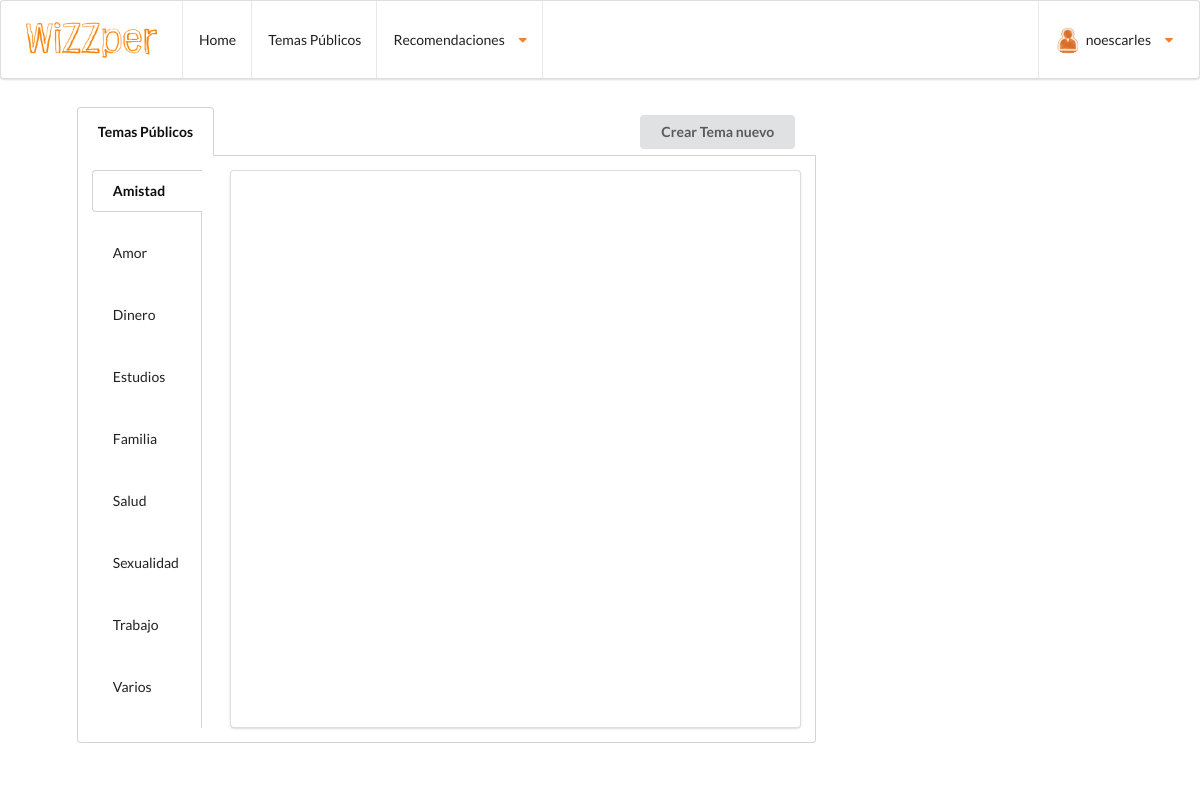
The app's page /temasPublicos.php (signed in) with its own data.
### tables this page shows
CREATE TABLE IF NOT EXISTS `tbl_categories` (
		`cate_id` int(11) NOT NULL,
		`cate_name` varchar(50) NULL
	);

### generosTemasPublicos.php (the view, shortened to what this page needs)
<?php
	include ("conexion.php");
	$sql = "SELECT tbl_categories.cate_id, tbl_categories.cate_name from tbl_categories";
	$datos = mysqli_query($con, $sql);
	if(mysqli_num_rows($datos) > 0){
		echo "<div class='ui grid'>
				<div class='three wide column'>
					<div class='ui vertical fluid tabular menu'>";
	$count = 0;
		while($send = mysqli_fetch_array($datos)){
			if($count == 0){
				echo "<a id='$send[cate_name]' f='$send[cate_name]' class='item active'>$send[cate_name]</a><br/> ";
				$count++;
			}else{
				echo "<a id='$send[cate_name]' f='$send[cate_name]' class='item'>$send[cate_name]</a><br/> ";
			}
		}
			echo "</div>
			  </div>
			  <div class='thirteen wide stretched column'>
				<div class='ui segment'>
					<div id='container' class='ui grid'>
					</div>
				</div>
			  </div>
			</div>";
	}
?>

### temasPublicos.php (shortened to what this page needs)
<!DOCTYPE html>
<html lang="es">
    <head>
        <link rel="stylesheet" type="text/css" href="css/style.css">
        <link rel="stylesheet" type="text/css" href="dist/semantic.min.css">
    </head>
    <body>
		<header>
            <nav class="ui stackable menu">
                <span class="item"><img class="ui small image" src="media/logo/loguito.png" onclick="location.href='index.php'"></span>
                <a class="item" href="index.php">
                    Home
                </a>
                 <a class="item" href="temasPublicos.php">
                    Temas Públicos
                </a>
                <div class="ui simple dropdown item">
                    Recomendaciones <i class="dropdown orange icon"></i>
                </div>
                <div class="ui simple right floated dropdown item" id="user_options">
                    <img class="ui avatar image" src="media/img/users_avatar.png"><?php echo $_COOKIE["wizzper"];?><i class="dropdown orange icon"></i>
                </div>
            </nav>
        </header>
    		<div class="ui vertically divided stackable grid" id="grid_cuerpo">
				<div class="four column row">
					<div class="one wide column">
					</div>
                    <div class="ten wide column">
						<div class="ui top attached tabular menu">
							<div id="foro" class="item active">
								Temas Públicos
							</div>
							<div class="right menu">
								<div class="item">
									<div id="menNuevo" class="ui tema button"> Crear Tema nuevo</div><br/>
								</div>
							</div>
						</div>
						<div class="ui bottom attached segment">
							<?php
							include ("generosTemasPublicos.php");
							?>
						</div>
                    </div>
                    <div class="four wide column">
                    </div>
					<div class="one wide column">
					</div>
				</div>
            </div>
    </body>
</html>

### css/style.css (style rules this page uses)
#user_options { right:10px; }
#grid_cuerpo { margin-top:0px; }

### records on screen
tbl_categories: cate_name "Amistad"
tbl_categories: cate_name "Amor"
tbl_categories: cate_name "Dinero"
tbl_categories: cate_name "Estudios"
tbl_categories: cate_name "Familia"
tbl_categories: cate_name "Salud"
tbl_categories: cate_name "Sexualidad"
tbl_categories: cate_name "Trabajo"
tbl_categories: cate_name "Varios"

### other values on screen
$_COOKIE["wizzper"] "noescarles"
